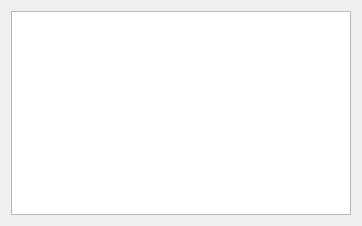
<?xml version="1.0" encoding="UTF-8"?>
<ui version="4.0">
 <class>KbOptionsWidget</class>
 <widget class="QWidget" name="KbOptionsWidget">
  <property name="geometry">
   <rect>
    <x>0</x>
    <y>0</y>
    <width>362</width>
    <height>226</height>
   </rect>
  </property>
  <property name="windowTitle">
   <string>Form</string>
  </property>
  <layout class="QVBoxLayout" name="verticalLayout">
   <item>
    <widget class="QTreeWidget" name="optionsTW">
     <property name="sortingEnabled">
      <bool>true</bool>
     </property>
     <attribute name="headerVisible">
      <bool>false</bool>
     </attribute>
     <column>
      <property name="text">
       <string notr="true">1</string>
      </property>
     </column>
    </widget>
   </item>
  </layout>
 </widget>
 <resources/>
 <connections/>
</ui>
